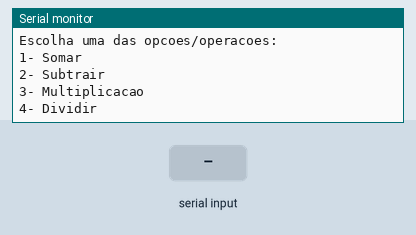
Bench run of a sketch on a simulated Arduino Uno, built with avr-gcc and run on an emulated ATmega328P. On the bench: the last lines printed to the serial monitor. Inputs (shaded band) come from the test bench.

Above: at 0.9 s.
1.0 s: "s" received over Serial
At 3.2 s:
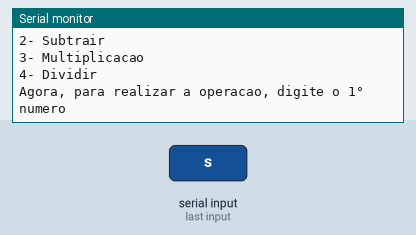
3.5 s: "90,45,200\n" received over Serial
At 5.3 s:
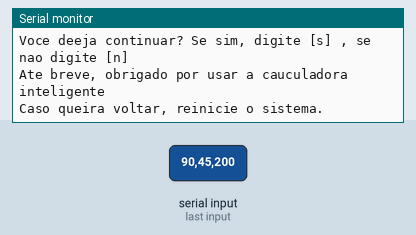

Measured:
- after the input at 1.0 s, the serial monitor: prints a new line after 1.0 s (image 1)
- after the input at 3.5 s, the serial monitor: prints a new line at once (image 2)

The sketch:

_calculadora_com_menu_part21.ino
```cpp
float resultado;
float soma;
float subtracao;
float multiplicacao;
float divisao;

int escolhaDaOperacao;
int contador;

float somar(float numero1,float numero2, int numero3= 5){

  return(numero1 + numero2 + numero3);
}


float subtrair(float numero1,float numero2, int numero3= 5){

  return(numero1 - numero2 - numero3);
}


float multiplicar(float numero1,float numero2, int numero3= 5){

  return(numero1 * numero2 * numero3);
}


float dividir(float numero1,float numero2, int numero3= 5){

  return(numero1 / numero2 / numero3);
}
void setup()
{
  Serial.begin(9600);

 	float numero1 = 0.0; // variável global
	float numero2 = 0.0;

   do{

    Serial.println("Eae! Voce esta na melhor calculadora inteligente!:");
    Serial.println("Escolha uma das opcoes/operacoes:");
    Serial.println("1- Somar");
    Serial.println("2- Subtrair");
    Serial.println("3- Multiplicacao");
    Serial.println("4- Dividir");

    while (! Serial.available()){} //Espera o usu[ario digitar

    escolhaDaOperacao = Serial.parseInt(); // Armazena o que o usu[ario digitou na variável

    Serial.println("Agora, para realizar a operacao, digite o 1° numero");
    while (! Serial.available()){} //Espera o usuário digitar
    numero1 = Serial.parseFloat();

    Serial.println("Agora, para realizar a operacao, digite o 2° numero");
    while (! Serial.available()){} //Espera o usuário digitar
    numero2 = Serial.parseFloat();


    switch(escolhaDaOperacao){
      case 1:
      resultado = somar(numero1, numero2);
      Serial.println("WOW!!! O resultado foi: " + String(resultado));
      //1a opcao - float resultado = somar();
      //1a opcao - Serial.println("WOW!!! O resultado foi: " + String(resultado));
		//2a opcao - Serial.println("WOW!!! O resultado foi: " + String(somar()));

      break;

      case 2:
      resultado = subtrair (numero1, numero2, 2);
      Serial.println("WOW!!! O resultado foi: " + String(resultado));
      break;

      case 3:
      resultado = multiplicar (numero1, numero2, 5);
      Serial.println("WOW!!! O resultado foi: " + String(resultado));
      break;

      case 4:
      resultado = dividir (numero1, numero2, 2);
      Serial.println("WOW!!! O resultado foi: " + String(resultado));
      break;

      default:
      Serial.println("Opcao invalida");

    }

    Serial.println("Voce deeja continuar? Se sim, digite [s] , se nao digite [n]");
    while (! Serial.available());//Espera o usuário digitar

    if(Serial.readString() == "s"){
      contador++;
    }
    else{
      contador = 0;

      Serial.println("Ate breve, obrigado por usar a cauculadora inteligente");
      Serial.println("Caso queira voltar, reinicie o sistema.");
    }
  }
  while(contador != 0);
}


void loop()
{}
```
